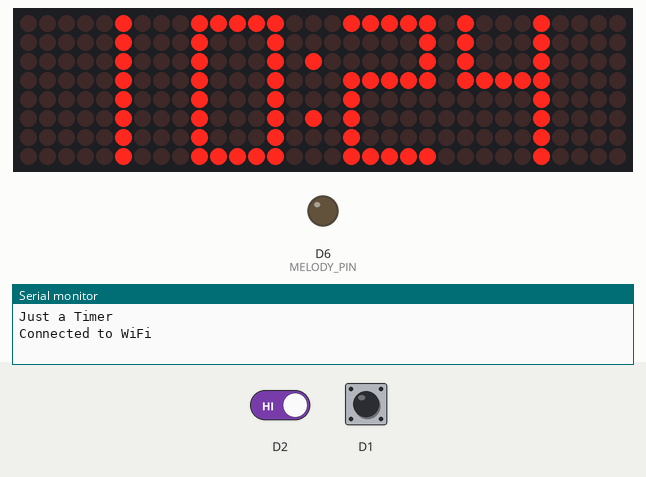
Recording of a sketch running on a simulated ESP8266 (NodeMCU). Shown: 32×8 LED matrix, output pins drawn as LEDs (lit = HIGH), the last lines printed to the serial monitor. The test bench sets the inputs (shaded band); at power-on: D1 HIGH, D2 HIGH. WiFi joins after 1.5 s; servers stay silent unless stated; network time is answered at once with the bench clock; the local clock reads 2024-03-15 10:24:30 at power-on unless the sketch sets it.

Above: at 2.7 s.
2.8 s: D1 pulled LOW for 0.15 s
At 4.3 s:
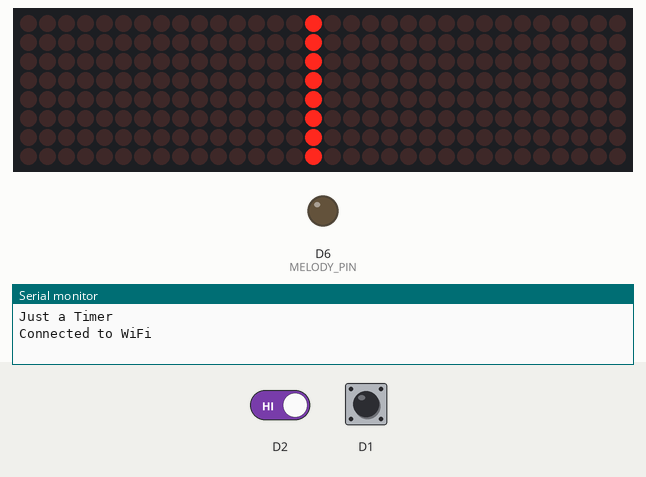
5.9 s: D2 driven LOW and D1 driven LOW
At 7.1 s:
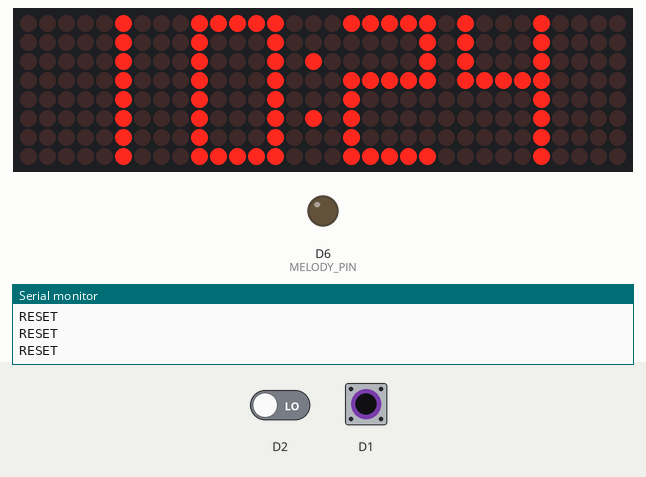
8.0 s: D1 driven HIGH
At 8.99 s:
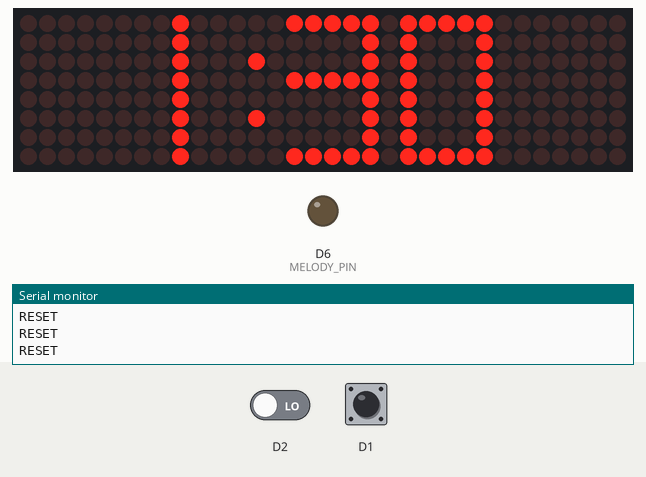
9.5 s: D2 driven HIGH
At 9.5 s:
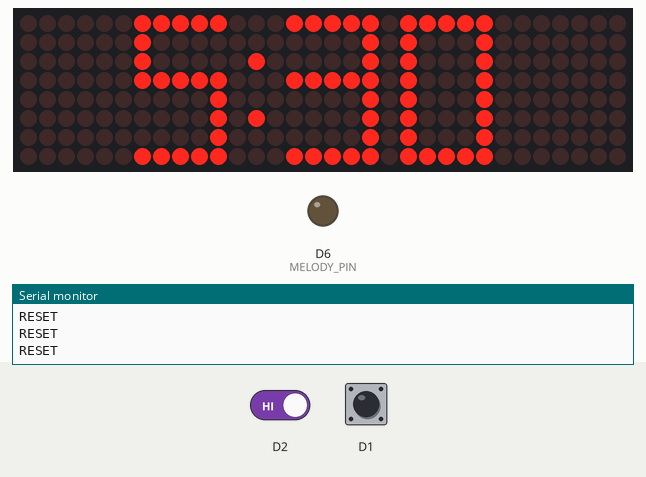
11.0 s: D2 driven LOW
At 11.14 s:
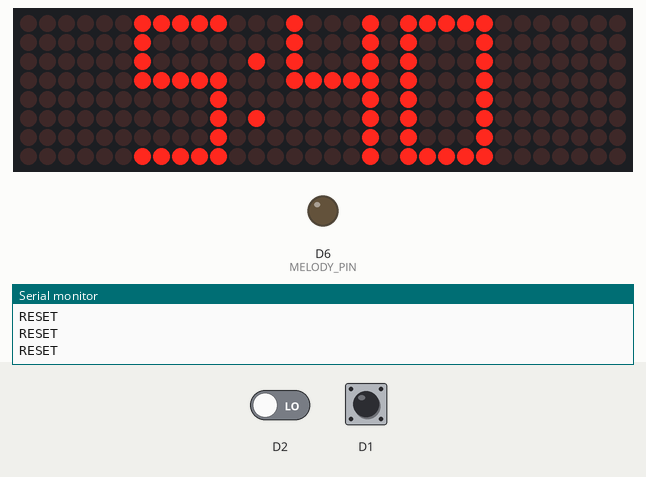
Timing chart, 0 to 13.5 s (numbered marks = the images above; inputs shaded):
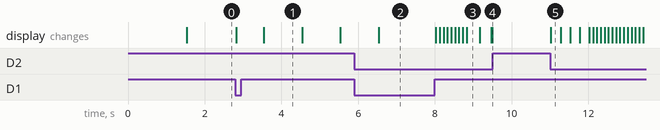

The sketch:

justatimer.ino
```cpp
// A timer running on ESP8266 connected to 4 8x8 matrixes controlled by a MAX7219.
// Two buttons for input.
// One piezo for notification.

#include <WiFiManager.h>
#include <NTPClient.h>
#include <WiFiUdp.h>
#include <MD_MAX72xx.h>
#include <MD_Parola.h>
#include <SPI.h>
#include "InputDebounce.h"

#include "Font_Data.h"
#include "pitches.h"

// WiFi
WiFiManager wm;
WiFiManagerParameter display_brightness("brightness", "Display brightness (0-15)", "5", 2);

// NTP
WiFiUDP ntpUDP;
NTPClient timeClient(ntpUDP, "europe.pool.ntp.org");

// Display
#define HARDWARE_TYPE MD_MAX72XX::FC16_HW
#define MAX_DEVICES 4
#define CLK_PIN   D5 // or SCK
#define DATA_PIN  D7 // or MOSI
#define CS_PIN    D8 // or SS

MD_Parola myDisplay = MD_Parola(HARDWARE_TYPE, CS_PIN, MAX_DEVICES);

#define CHAR_SPACING  1 // Pixels between characters
#define USE_LOCAL_FONT 1 // Use font from Font_Data.h

#define BUF_SIZE  10
char message[BUF_SIZE];

int brightness = 3;

// Input buttons
#define buttonAction D1
#define buttonIncrease D2

int buttonActionState = false;
static InputDebounce buttonTestAction;
int buttonIncreaseState = false;
static InputDebounce buttonTestIncrease;

#define BUTTON_DEBOUNCE_DELAY   20   // [ms]
#define STEP 10 // Increase adds this many seconds

// Notificaiton
#define MELODY_PIN D6

// State
#define INITIAL_VALUE 0
int timer = INITIAL_VALUE;

unsigned long previousMillis = 0;
const long interval = 1000;

char timerDisplay[8];

bool active = false;

enum mode {
  None = 0,
  Timer = 1,
  StopWatch = 2
};

mode state = None;

// Input Functions
void buttonTest_pressedCallback(uint8_t pinIn)
{
  if (pinIn == buttonAction) {
    if (timer == 0 && !active) {
      state = StopWatch;
      active = true;
    } else {
      active = !active;
    }
    buttonActionState = true;
  } else if (pinIn == buttonIncrease) {
    buttonIncreaseState = true;
  }
}

void buttonTest_releasedCallback(uint8_t pinIn)
{
  if (pinIn == buttonAction) {
    buttonActionState = false;
  } else if (pinIn == buttonIncrease) {
    buttonIncreaseState = false;
  }
}

unsigned long increaseMillis = 0;
int increaseInterval = 250;

bool portalRunning = false;

void buttonTest_pressedDurationCallback(uint8_t pinIn, unsigned long duration)
{
  unsigned long now = millis();

  if (buttonActionState && buttonIncreaseState) {
      if (now - increaseMillis >= increaseInterval) {
          increaseMillis = now;
      } else {
        return;
      }

    if (duration >= 3000) {
      if (portalRunning){
        wm.process();
      }

      Serial.println("Activate configuration portal");
      wm.setConfigPortalTimeout(120);
      wm.setParamsPage(true);

      if (!portalRunning){
        Serial.println("Button Pressed, Starting Portal");
        wm.startWebPortal();
        portalRunning = true;
      }

      return;
    }
    Serial.println("RESET");
    active = false;
    state = None;
    timer = 0;
    return;
  }

  if ((pinIn == buttonIncrease) && (state != StopWatch)) {
    if (now - increaseMillis >= increaseInterval) {
      state = Timer;
      increaseMillis = now;
      timer += STEP;
    }

    // Increase speed when holding the button longer
    if (duration > 3000) {
      increaseInterval = 25;
    } else if (duration > 1000) {
      increaseInterval = 100;
    }
  }
}

void buttonTest_releasedDurationCallback(uint8_t pinIn, unsigned long duration)
{
  // Reset increase interval
  increaseInterval = 250;
}

void saveParamsCallback () {
  Serial.println("Get Params:");
  Serial.print(display_brightness.getID());
  Serial.print(" : ");
  Serial.println(display_brightness.getValue());

  brightness = String(display_brightness.getValue()).toInt();
  myDisplay.setIntensity(brightness);
}

void setup() {
  // put your setup code here, to run once:
  Serial.begin(9600);

  // Intialize the object:
  myDisplay.begin();
  myDisplay.setFont(numeric7Seg);
  // Set the intensity (brightness) of the display (0-15):
  brightness = String(display_brightness.getValue()).toInt();
  myDisplay.setIntensity(brightness);
  // Clear the display:
  myDisplay.displayClear();
  myDisplay.setTextAlignment(PA_CENTER);

  // register callback functions (shared, used by all buttons)
  buttonTestAction.registerCallbacks(buttonTest_pressedCallback, buttonTest_releasedCallback, buttonTest_pressedDurationCallback, buttonTest_releasedDurationCallback);
  buttonTestIncrease.registerCallbacks(buttonTest_pressedCallback, buttonTest_releasedCallback, buttonTest_pressedDurationCallback, buttonTest_releasedDurationCallback);

  // setup input buttons (debounced)
  buttonTestAction.setup(buttonAction, BUTTON_DEBOUNCE_DELAY, InputDebounce::PIM_INT_PULL_UP_RES, 300);
  buttonTestIncrease.setup(buttonIncrease, BUTTON_DEBOUNCE_DELAY, InputDebounce::PIM_INT_PULL_UP_RES);

  // Notificaiton
  pinMode(MELODY_PIN, OUTPUT);

  Serial.println("");
  Serial.println("Just a Timer");

  // WiFi & Config
  WiFi.mode(WIFI_STA);
  //wm.resetSettings();
  wm.addParameter(&display_brightness);
  wm.setConfigPortalBlocking(false);
  wm.setSaveParamsCallback(saveParamsCallback);

  // invert theme, dark
  wm.setDarkMode(true);
  wm.setParamsPage(true); // move params to seperate page, not wifi, do not combine with setmenu!
  // set Hostname
  wm.setHostname("JUSTATIMER");
  wm.setBreakAfterConfig(true);

  if (wm.autoConnect("Just a Timer")) {
      Serial.println("Connected to WiFi");
  }
  else {
      Serial.println("Configuration portal running");
  }

  // NTP
  timeClient.begin();
  timeClient.setTimeOffset(3600);
  timeClient.update();
}

void playMelody() {
  int size = sizeof(melody) / sizeof(int);

  delay(1000);

  // iterate over the notes of the melody:
  for (int thisNote = 0; thisNote < size; thisNote++) {

    // to calculate the note duration, take one second divided by the note type.
    //e.g. quarter note = 1000 / 4, eighth note = 1000/8, etc.
    int noteDuration = 1000 / tempo[thisNote];
    tone(MELODY_PIN, melody[thisNote], noteDuration);

    // to distinguish the notes, set a minimum time between them.
    // the note's duration + 30% seems to work well:
    int pauseBetweenNotes = noteDuration * 1.30;
    delay(pauseBetweenNotes);
    // stop the tone playing:
    noTone(MELODY_PIN);
  }
}

void loop() {
  wm.process();

  unsigned long now = millis();
  if (now - previousMillis >= interval) {
    previousMillis = now;

    if (active) {
      if (state == Timer)
        timer--;
      else
        timer++;

      if (timer < 0) {
        active = false;
        timer = 0;
        myDisplay.setFont(nullptr);
        myDisplay.print("DONE");
        state = None;
        playMelody();
      }
    } else if (timer == 0) {
      sprintf(timerDisplay, "%02d:%02d\0", timeClient.getHours(), timeClient.getMinutes());
      memcpy(message, timerDisplay, BUF_SIZE);

      myDisplay.setFont(numeric7Seg);
      myDisplay.print(message);
    }
  }

  // poll button state
  buttonTestAction.process(now); // callbacks called in context of this function
  buttonTestIncrease.process(now);

  if ((timer > 0) || (active)) {
    if (timer >= 600) {
      sprintf(timerDisplay, "%02d:%02d\0", timer / 60, timer % 60);
    } else if (timer >= 60) {
      sprintf(timerDisplay, "%d:%02d\0", timer / 60, timer % 60);
    } else {
      sprintf(timerDisplay, "%d\0", timer);
    }

    memcpy(message, timerDisplay, BUF_SIZE);

    myDisplay.setFont(numeric7Seg);
    myDisplay.print(message);
  }
}
```

Font_Data.h
```cpp
// Data file for user example user defined fonts
#ifndef FONTDATA_H
#define FONTDATA_H

MD_MAX72XX::fontType_t numeric7Seg[] PROGMEM =
{
  0,  // 0
  0,  // 1
  0,  // 2
  0,  // 3
  0,  // 4
  0,  // 5
  0,  // 6
  0,  // 7
  0,  // 8
  0,  // 9
  0,  // 10
  0,  // 11
  0,  // 12
  0,  // 13
  0,  // 14
  0,  // 15
  0,  // 16
  0,  // 17
  0,  // 18
  0,  // 19
  0,  // 20
  0,  // 21
  0,  // 22
  0,  // 23
  0,  // 24
  0,  // 25
  0,  // 26
  0,  // 27
  0,  // 28
  0,  // 29
  0,  // 30
  0,  // 31
  1, 0,   // 32 - 'Space'
  0,  // 33 - '!'
  0,  // 34 - '"'
  0,  // 35 - '#'
  0,  // 36   - '$'
  0,  // 37 - '%'
  0,  // 38 - '&'
  0,  // 39 - '''
  0,  // 40 - '('
  0,  // 41 - ')'
  0,  // 42 - '*'
  0,  // 43 - '+'
  0,  // 44'
  0,  // 45 - '-'
  1, 128,   // 46 - '.'
  0,  // 47 - '/'
  5, 255, 129, 129, 129, 255,   // 48 - '0'
  5, 0, 0, 255, 0, 0,   // 49 - '1'
  5, 249, 137, 137, 137, 143,   // 50 - '2'
  5, 137, 137, 137, 137, 255,   // 51 - '3'
  5, 15, 8, 8, 8, 255,  // 52 - '4'
  5, 143, 137, 137, 137, 249,   // 53 - '5'
  5, 255, 137, 137, 137, 249,   // 54 - '6'
  5, 1, 1, 1, 1, 255,   // 55  - '7'
  5, 255, 137, 137, 137, 255,   // 56 - '8'
  5, 143, 137, 137, 137, 255,   // 57  - '9'
  1, 36,  // 58 - ':'
  0,  // 59 - ';'
  0,  // 60 - '<'
  0,  // 61 - '='
  0,  // 62 - '>'
  0,  // 63 - '?'
  0,  // 64 - '@'
  5, 127, 9, 9, 9, 127,   // 65 - 'A'
  5, 127, 73, 73, 73, 54,   // 66 - 'B'
  5, 127, 65, 65, 65, 65,   // 67 - 'C'
  5, 127, 65, 65, 65, 62,   // 68 - 'D'
  5, 127, 73, 73, 73, 73,   // 69 - 'E'
  5, 127, 9, 9, 9, 9,   // 70 - 'F'
  0,  // 71 - 'G'
  0,  // 72 - 'H'
  0,  // 73 - 'I'
  0,  // 74 - 'J'
  0,  // 75 - 'K'
  0,  // 76 - 'L'
  0,  // 77 - 'M'
  0,  // 78 - 'N'
  0,  // 79 - 'O'
  0,  // 80 - 'P'
  0,  // 81 - 'Q'
  0,  // 82 - 'R'
  0,  // 83 - 'S'
  0,  // 84 - 'T'
  0,  // 85 - 'U'
  0,  // 86 - 'V'
  0,  // 87 - 'W'
  0,  // 88 - 'X'
  0,  // 89 - 'Y'
  0,  // 90 - 'Z'
  0,  // 91 - '['
  0,  // 92 - '\'
  0,  // 93 - ']'
  0,  // 94 - '^'
  0,  // 95 - '_'
  0,  // 96 - '`'
  5, 127, 9, 9, 9, 127,   // 97 - 'a'
  5, 127, 73, 73, 73, 54,   // 98 - 'b'
  5, 127, 65, 65, 65, 65,   // 99 - 'c'
  5, 127, 65, 65, 65, 62,   // 100 - 'd'
  5, 127, 73, 73, 73, 73,   // 101 - 'e'
  5, 127, 9, 9, 9, 9,   // 102  - 'f'
  0,  // 103 - 'g'
  0,  // 104 - 'h'
  0,  // 105 - 'i'
  0,  // 106 - 'j'
  0,  // 107 - 'k'
  0,  // 108 - 'l'
  0,  // 109 - 'm'
  0,  // 110 - 'n'
  0,  // 111 - 'o'
  0,  // 112 - 'p'
  0,  // 113 - 'q'
  0,  // 114 - 'r'
  0,  // 115 - 's'
  0,  // 116 - 't'
  0,  // 117 - 'u'
  0,  // 118 - 'v'
  0,  // 119 - 'w'
  0,  // 120 - 'x'
  0,  // 121 - 'y'
  0,  // 122 - 'z'
  0,  // 123 - '{'
  1, 127,   // 124 - '|'
  0,  // 125
  0,  // 126
  0,  // 127
  0,  // 128
  0,  // 129
  0,  // 130
  0,  // 131
  0,  // 132
  0,  // 133
  0,  // 134
  0,  // 135
  0,  // 136
  0,  // 137
  0,  // 138
  0,  // 139
  0,  // 140
  0,  // 141
  0,  // 142
  0,  // 143
  0,  // 144
  0,  // 145
  0,  // 146
  0,  // 147
  0,  // 148
  0,  // 149
  0,  // 150
  0,  // 151
  0,  // 152
  0,  // 153
  0,  // 154
  0,  // 155
  0,  // 156
  0,  // 157
  0,  // 158
  0,  // 159
  0,  // 160
  0,  // 161
  0,  // 162
  0,  // 163
  0,  // 164
  0,  // 165
  0,  // 166
  0,  // 167
  0,  // 168
  0,  // 169
  0,  // 170
  0,  // 171
  0,  // 172
  0,  // 173
  0,  // 174
  0,  // 175
  0,  // 176
  0,  // 177
  0,  // 178
  0,  // 179
  0,  // 180
  0,  // 181
  0,  // 182
  0,  // 183
  0,  // 184
  0,  // 185
  0,  // 186
  0,  // 187
  0,  // 188
  0,  // 189
  0,  // 190
  0,  // 191
  0,  // 192
  0,  // 193
  0,  // 194
  0,  // 195
  0,  // 196
  0,  // 197
  0,  // 198
  0,  // 199
  0,  // 200
  0,  // 201
  0,  // 202
  0,  // 203
  0,  // 204
  0,  // 205
  0,  // 206
  0,  // 207
  0,  // 208
  0,  // 209
  0,  // 210
  0,  // 211
  0,  // 212
  0,  // 213
  0,  // 214
  0,  // 215
  0,  // 216
  0,  // 217
  0,  // 218
  0,  // 219
  0,  // 220
  0,  // 221
  0,  // 222
  0,  // 223
  0,  // 224
  0,  // 225
  0,  // 226
  0,  // 227
  0,  // 228
  0,  // 229
  0,  // 230
  0,  // 231
  0,  // 232
  0,  // 233
  0,  // 234
  0,  // 235
  0,  // 236
  0,  // 237
  0,  // 238
  0,  // 239
  0,  // 240
  0,  // 241
  0,  // 242
  0,  // 243
  0,  // 244
  0,  // 245
  0,  // 246
  0,  // 247
  0,  // 248
  0,  // 249
  0,  // 250
  0,  // 251
  0,  // 252
  0,  // 253
  0,  // 254
  0,  // 255
};

#endif
```

pitches.h
```cpp
/*************************************************
 * Public Constants
 * https://www.arduino.cc/en/Tutorial/ToneMelody?from=Tutorial.Tone
 *************************************************/


#define NOTE_B0  31
#define NOTE_C1  33
#define NOTE_CS1 35
#define NOTE_D1  37
#define NOTE_DS1 39
#define NOTE_E1  41
#define NOTE_F1  44
#define NOTE_FS1 46
#define NOTE_G1  49
#define NOTE_GS1 52
#define NOTE_A1  55
#define NOTE_AS1 58
#define NOTE_B1  62
#define NOTE_C2  65
#define NOTE_CS2 69
#define NOTE_D2  73
#define NOTE_DS2 78
#define NOTE_E2  82
#define NOTE_F2  87
#define NOTE_FS2 93
#define NOTE_G2  98
#define NOTE_GS2 104
#define NOTE_A2  110
#define NOTE_AS2 117
#define NOTE_B2  123
#define NOTE_C3  131
#define NOTE_CS3 139
#define NOTE_D3  147
#define NOTE_DS3 156
#define NOTE_E3  165
#define NOTE_F3  175
#define NOTE_FS3 185
#define NOTE_G3  196
#define NOTE_GS3 208
#define NOTE_A3  220
#define NOTE_AS3 233
#define NOTE_B3  247
#define NOTE_C4  262
#define NOTE_CS4 277
#define NOTE_D4  294
#define NOTE_DS4 311
#define NOTE_E4  330
#define NOTE_F4  349
#define NOTE_FS4 370
#define NOTE_G4  392
#define NOTE_GS4 415
#define NOTE_A4  440
#define NOTE_AS4 466
#define NOTE_B4  494
#define NOTE_C5  523
#define NOTE_CS5 554
#define NOTE_D5  587
#define NOTE_DS5 622
#define NOTE_E5  659
#define NOTE_F5  698
#define NOTE_FS5 740
#define NOTE_G5  784
#define NOTE_GS5 831
#define NOTE_A5  880
#define NOTE_AS5 932
#define NOTE_B5  988
#define NOTE_C6  1047
#define NOTE_CS6 1109
#define NOTE_D6  1175
#define NOTE_DS6 1245
#define NOTE_E6  1319
#define NOTE_F6  1397
#define NOTE_FS6 1480
#define NOTE_G6  1568
#define NOTE_GS6 1661
#define NOTE_A6  1760
#define NOTE_AS6 1865
#define NOTE_B6  1976
#define NOTE_C7  2093
#define NOTE_CS7 2217
#define NOTE_D7  2349
#define NOTE_DS7 2489
#define NOTE_E7  2637
#define NOTE_F7  2794
#define NOTE_FS7 2960
#define NOTE_G7  3136
#define NOTE_GS7 3322
#define NOTE_A7  3520
#define NOTE_AS7 3729
#define NOTE_B7  3951
#define NOTE_C8  4186
#define NOTE_CS8 4435
#define NOTE_D8  4699
#define NOTE_DS8 4978

//Underworld melody
int melody[] = {
  NOTE_C4, NOTE_C5, NOTE_A3, NOTE_A4,
  NOTE_AS3, NOTE_AS4, 0,
  0,
  NOTE_C4, NOTE_C5, NOTE_A3, NOTE_A4,
  NOTE_AS3, NOTE_AS4, 0,
  0,
  NOTE_F3, NOTE_F4, NOTE_D3, NOTE_D4,
  NOTE_DS3, NOTE_DS4, 0,
  0,
  NOTE_F3, NOTE_F4, NOTE_D3, NOTE_D4,
  NOTE_DS3, NOTE_DS4, 0,
  0, NOTE_DS4, NOTE_CS4, NOTE_D4,
  NOTE_CS4, NOTE_DS4,
  NOTE_DS4, NOTE_GS3,
  NOTE_G3, NOTE_CS4,
  NOTE_C4, NOTE_FS4, NOTE_F4, NOTE_E3, NOTE_AS4, NOTE_A4,
  NOTE_GS4, NOTE_DS4, NOTE_B3,
  NOTE_AS3, NOTE_A3, NOTE_GS3,
  0, 0, 0
};
//Underwolrd tempo
int tempo[] = {
  12, 12, 12, 12,
  12, 12, 6,
  3,
  12, 12, 12, 12,
  12, 12, 6,
  3,
  12, 12, 12, 12,
  12, 12, 6,
  3,
  12, 12, 12, 12,
  12, 12, 6,
  6, 18, 18, 18,
  6, 6,
  6, 6,
  6, 6,
  18, 18, 18, 18, 18, 18,
  10, 10, 10,
  10, 10, 10,
  3, 3, 3
};
```

Measured:
- after the input at 2.8 s, the display: first changes at once (image 1 shows a later state)
- after the input at 5.9 s, the display: changes after 0.64 s (image 2)
- after the input at 8.0 s, the display: first changes at once (image 3 shows a later state)
- after the input at 9.5 s, every drawn part: stays the same
- after the input at 11.0 s, the display: changes at once (image 5)
- what the display in image 1 shows lasts 1.0 s, from 3.5 s to 4.5 s
